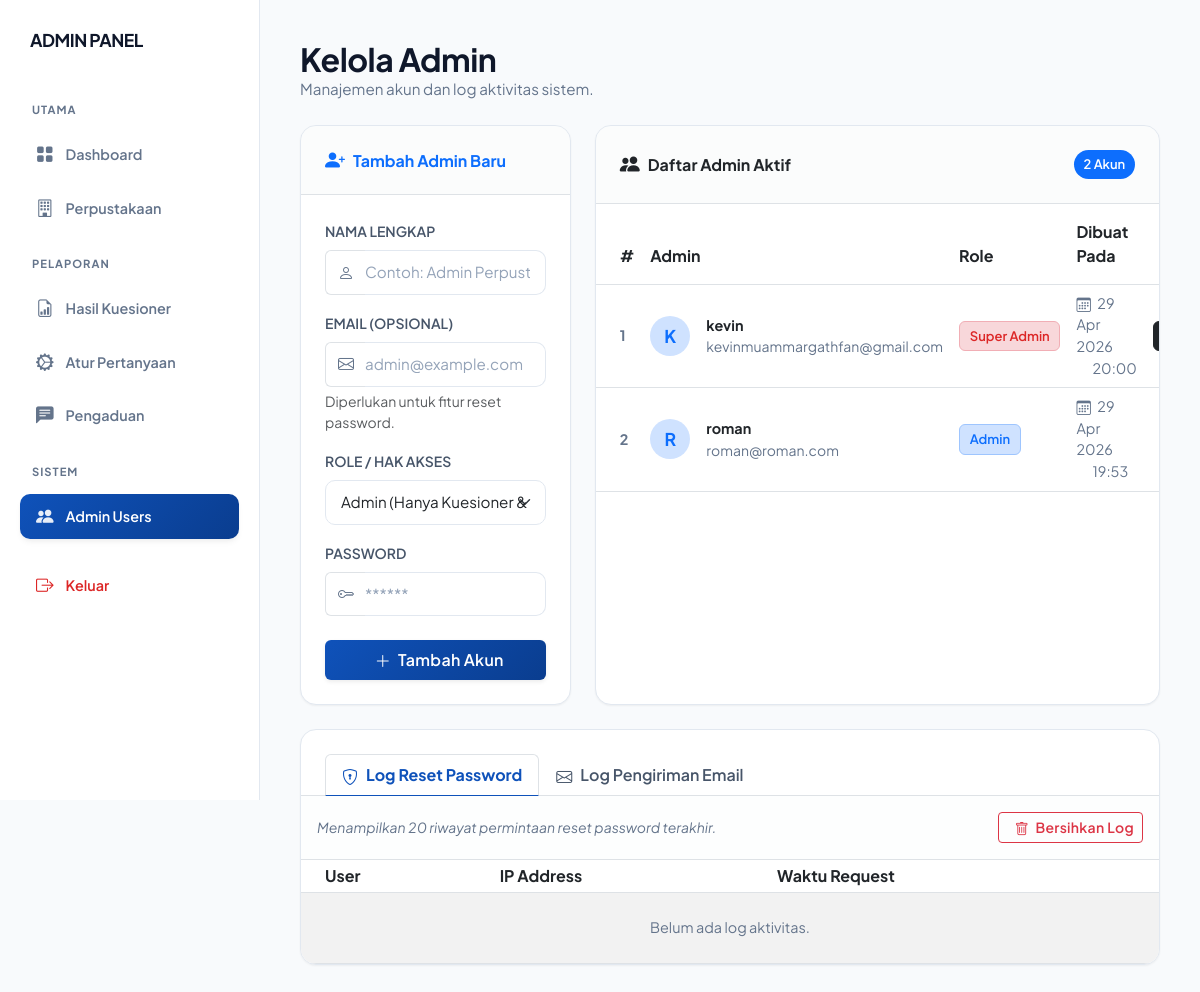
/admin/users.php (signed in), run on the app's committed database.
### tables this page shows
CREATE TABLE `users` (
  `id` int NOT NULL AUTO_INCREMENT,
  `nama` varchar(100) NOT NULL,
  `email` varchar(100) NOT NULL,
  `role` enum('super','admin') NOT NULL DEFAULT 'admin',
  `password` text NOT NULL,
  `created_at` timestamp NULL DEFAULT CURRENT_TIMESTAMP,
  `is_primary` tinyint(1) NOT NULL DEFAULT '0',
  PRIMARY KEY (`id`),
  UNIQUE KEY `users_email_key` (`email`),
  UNIQUE KEY `users_nama_unique` (`nama`)
);

### admin/users.php (the view, shortened to what this page needs)
<?php
require '../config/database.php';
$users = [];
try {
    $stmt = $pdo->query("SELECT id, nama, email, role, is_primary, created_at FROM users ORDER BY id DESC");
    $users = $stmt->fetchAll(PDO::FETCH_ASSOC);
} catch (Exception $e) {}
$reset_logs = [];
try {
    $pdo->exec("CREATE TABLE IF NOT EXISTS password_reset_logs (
        id INT AUTO_INCREMENT PRIMARY KEY,
        user_id INT NOT NULL,
        ip_address VARCHAR(64),
        created_at TIMESTAMP NOT NULL DEFAULT CURRENT_TIMESTAMP
    )");
    $stmt = $pdo->query("SELECT l.id, u.nama, l.ip_address, l.created_at
                         FROM password_reset_logs l
                         JOIN users u ON u.id = l.user_id
                         ORDER BY l.created_at DESC
                         LIMIT 20");
    $reset_logs = $stmt->fetchAll(PDO::FETCH_ASSOC);
} catch (Exception $e) {}
?>
<!DOCTYPE html>
<html lang="id">
<head>
    <link href="https://cdn.jsdelivr.net/npm/bootstrap@5.3.0/dist/css/bootstrap.min.css" rel="stylesheet">
    <link rel="stylesheet" href="https://cdn.jsdelivr.net/npm/bootstrap-icons@1.10.0/font/bootstrap-icons.css">
    <link rel="stylesheet" href="../assets/loader.css">
    <link rel="stylesheet" href="../assets/admin-responsive.css">
    <link rel="stylesheet" href="../assets/govtech.css">
    <link rel="stylesheet" href="../assets/admin-readability.css">
</head>
<body>
    <nav class="sidebar">
        <div class="sidebar-header">
            <div class="sidebar-brand">
                <h6 class="mb-0 fw-bold">ADMIN PANEL</h6>
            </div>
        </div>
        <div class="nav flex-column gap-1">
            <div class="sidebar-label">Utama</div>
            <a href="dashboard.php" class="nav-link">
                <i class="bi bi-grid-fill"></i>
                <span>Dashboard</span>
            </a>
            <a href="perpustakaan.php" class="nav-link">
                <i class="bi bi-building"></i>
                <span>Perpustakaan</span>
            </a>
            <div class="sidebar-label mt-3">Pelaporan</div>
            <a href="hasil_kuisioner.php" class="nav-link">
                <i class="bi bi-file-earmark-bar-graph"></i>
                <span>Hasil Kuesioner</span>
            </a>
            <a href="atur_pertanyaan.php" class="nav-link">
                <i class="bi bi-gear-wide-connected"></i>
                <span>Atur Pertanyaan</span>
            </a>
            <a href="pengaduan.php" class="nav-link">
                <i class="bi bi-chat-left-text-fill"></i>
                <span>Pengaduan</span>
            </a>
            <div class="sidebar-label mt-3">Sistem</div>
            <a href="users.php" class="nav-link active">
                <i class="bi bi-people-fill"></i>
                <span>Admin Users</span>
            </a>
            <a href="logout.php" class="nav-link text-danger mt-3">
                <i class="bi bi-box-arrow-right"></i>
                <span>Keluar</span>
            </a>
        </div>
    </nav>
    <main class="main-content">
        <div class="d-flex justify-content-between align-items-center mb-4 page-header">
            <div class="d-flex align-items-center gap-2">
                <div>
                    <h2 class="fw-bold m-0 page-title">Kelola Admin</h2>
                    <p class="text-muted m-0 page-subtitle">Manajemen akun dan log aktivitas sistem.</p>
                </div>
            </div>
        </div>
        <div class="row g-4">
            <div class="col-lg-4">
                <div class="card-clean h-100">
                    <div class="p-4 border-bottom bg-light bg-opacity-50">
                        <div class="d-flex align-items-center gap-2 text-primary">
                            <i class="bi bi-person-plus-fill fs-5"></i>
                            <h6 class="fw-bold mb-0">Tambah Admin Baru</h6>
                        </div>
                    </div>
                    <div class="p-4">
                        <form method="POST">
                            <div class="mb-3">
                                <label class="form-label small fw-bold text-muted">NAMA LENGKAP</label>
                                <div class="input-group">
                                    <span class="input-group-text bg-white text-muted border-end-0"><i class="bi bi-person"></i></span>
                                    <input type="text" name="nama" class="form-control border-start-0 ps-0" placeholder="Contoh: Admin Perpustakaan" required>
                                </div>
                            </div>
                            <div class="mb-3">
                                <label class="form-label small fw-bold text-muted">EMAIL (OPSIONAL)</label>
                                <div class="input-group">
                                    <span class="input-group-text bg-white text-muted border-end-0"><i class="bi bi-envelope"></i></span>
                                    <input type="email" name="email" class="form-control border-start-0 ps-0" placeholder="admin@example.com">
                                </div>
                                <div class="form-text small">Diperlukan untuk fitur reset password.</div>
                            </div>
                            <div class="mb-3">
                                <label class="form-label small fw-bold text-muted">ROLE / HAK AKSES</label>
                                <select name="role" class="form-select" required>
                                    <option value="admin">Admin (Hanya Kuesioner & Laporan)</option>
                                </select>
                            </div>
                            <div class="mb-4">
                                <label class="form-label small fw-bold text-muted">PASSWORD</label>
                                <div class="input-group">
                                    <span class="input-group-text bg-white text-muted border-end-0"><i class="bi bi-key"></i></span>
                                    <input type="password" name="password" class="form-control border-start-0 ps-0" placeholder="******" required>
                                </div>
                            </div>
                            <button type="submit" class="btn btn-primary w-100 fw-bold py-2 shadow-sm">
                                <i class="bi bi-plus-lg me-1"></i> Tambah Akun
                            </button>
                        </form>
                    </div>
                </div>
            </div>
            <div class="col-lg-8">
                <div class="card-clean h-100">
                    <div class="p-4 border-bottom bg-light bg-opacity-50 d-flex justify-content-between align-items-center">
                        <div class="d-flex align-items-center gap-2 text-dark">
                            <i class="bi bi-people-fill fs-5"></i>
                            <h6 class="fw-bold mb-0">Daftar Admin Aktif</h6>
                        </div>
                        <span class="badge bg-primary rounded-pill"><?= count($users) ?> Akun</span>
                    </div>
                    <div class="table-responsive">
                        <table class="table table-hover align-middle mb-0">
                            <thead class="bg-light">
                                <tr>
                                    <th class="ps-4 py-3" width="50">#</th>
                                    <th class="py-3">Admin</th>
                                    <th class="py-3">Role</th>
                                    <th class="py-3">Dibuat Pada</th>
                                    <th class="pe-4 py-3 text-end">Aksi</th>
                                </tr>
                            </thead>
                            <tbody>
                                <?php if (empty($users)): ?>
                                    <tr><td colspan="4" class="text-center text-muted py-5">Belum ada data admin.</td></tr>
                                <?php else: ?>
                                    <?php $no=1; foreach ($users as $u): ?>
                                        <tr>
                                            <td class="ps-4 fw-bold text-muted"><?= $no++ ?></td>
                                            <td>
                                                <div class="d-flex align-items-center gap-3">
                                                    <div class="rounded-circle bg-primary-subtle text-primary fw-bold d-flex align-items-center justify-content-center" style="width: 40px; height: 40px; font-size: 1.1rem;">
                                                        <?= strtoupper(substr($u['nama'], 0, 1)) ?>
                                                    </div>
                                                    <div>
                                                        <div class="fw-bold text-dark"><?= htmlspecialchars($u['nama']) ?></div>
                                                        <div class="small text-muted"><?= htmlspecialchars($u['email'] ?? '-') ?></div>
                                                    </div>
                                                </div>
                                            </td>
                                            <td>
                                                <?php if (($u['role'] ?? 'admin') === 'super'): ?>
                                                    <span class="badge bg-danger-subtle text-danger border border-danger-subtle px-2 py-1">Super Admin</span>
                                                <?php else: ?>
                                                    <span class="badge bg-primary-subtle text-primary border border-primary-subtle px-2 py-1">Admin</span>
                                                <?php endif; ?>
                                            </td>
                                            <td class="text-muted small">
                                                <i class="bi bi-calendar3 me-1"></i>
                                                <?= !empty($u['created_at']) ? date('d M Y', strtotime($u['created_at'])) : '-' ?>
                                                <div class="text-xs text-muted ms-3"><?= !empty($u['created_at']) ? date('H:i', strtotime($u['created_at'])) : '' ?></div>
                                            </td>
                                            <td class="pe-4 text-end">
                                                <div class="d-flex justify-content-end gap-2">
                                                    <?php if ((int)($u['is_primary'] ?? 0) === 0 && (int)$u['id'] !== (int)$_SESSION['admin_id']): ?>
                                                        <button class="btn btn-outline-danger btn-sm rounded-pill px-3" onclick="confirmHapus(<?= (int)$u['id'] ?>)">
                                                            <i class="bi bi-trash3-fill me-1"></i> Hapus
                                                        </button>
                                                    <?php elseif ((int)($u['is_primary'] ?? 0) === 1): ?>
                                                        <span class="badge bg-dark text-white border border-dark px-2 py-1"><i class="bi bi-star-fill me-1"></i> Admin Utama</span>
                                                    <?php else: ?>
                                                        <span class="badge bg-info-subtle text-info border border-info-subtle px-2 py-1">Anda</span>
                                                    <?php endif; ?>
                                                </div>
                                            </td>
                                        </tr>
                                    <?php endforeach; ?>
                                <?php endif; ?>
                            </tbody>
                        </table>
                    </div>
                </div>
            </div>
            <div class="col-12">
                <div class="card-clean">
                    <div class="card-header bg-transparent border-bottom px-4 pt-4 pb-0">
                        <ul class="nav nav-tabs card-header-tabs" role="tablist">
                            <li class="nav-item">
                                <button class="nav-link active fw-bold text-dark" data-bs-toggle="tab" data-bs-target="#tab-reset-logs">
                                    <i class="bi bi-shield-lock me-2"></i>Log Reset Password
                                </button>
                            </li>
                            <li class="nav-item">
                                <button class="nav-link fw-bold text-dark" data-bs-toggle="tab" data-bs-target="#tab-email-logs">
                                    <i class="bi bi-envelope me-2"></i>Log Pengiriman Email
                                </button>
                            </li>
                        </ul>
                    </div>
                    <div class="card-body p-0">
                        <div class="tab-content">
                            <div class="tab-pane fade show active" id="tab-reset-logs">
                                <div class="d-flex justify-content-between align-items-center p-3 border-bottom bg-light bg-opacity-25">
                                    <small class="text-muted fst-italic">Menampilkan 20 riwayat permintaan reset password terakhir.</small>
                                    <button class="btn btn-sm btn-outline-danger" onclick="confirmHapusLog()">
                                        <i class="bi bi-trash me-1"></i> Bersihkan Log
                                    </button>
                                </div>
                                <div class="table-responsive">
                                    <table class="table table-sm table-striped mb-0">
                                        <thead class="bg-light">
                                            <tr>
                                                <th class="ps-4">User</th>
                                                <th>IP Address</th>
                                                <th>Waktu Request</th>
                                            </tr>
                                        </thead>
                                        <tbody>
                                            <?php if (empty($reset_logs)): ?>
                                                <tr><td colspan="3" class="text-center text-muted py-4">Belum ada log aktivitas.</td></tr>
                                            <?php endif; ?>
                                        </tbody>
                                    </table>
                                </div>
                            </div>
                        </div>
                    </div>
                </div>
            </div>
        </div>
    </main>
</body>
</html>

### data on the page
users: nama "K", nama "kevin", email "kevinmuammargathfan@gmail.com", role "Super Admin", created_at "29 Apr 2026", created_at "20:00"
users: nama "R", nama "roman", email "roman@roman.com", role "Admin", created_at "29 Apr 2026", created_at "19:53"

### other printed values
count($users) "2"
